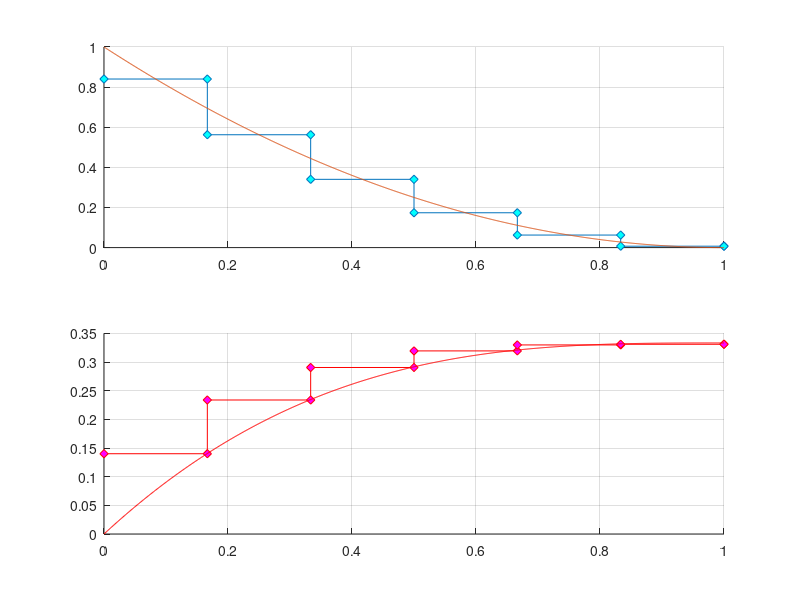

This chart was generated by the following MATLAB code:
%% Numerische Integration
% Diskretisierung des Integrations-Operators:
% 
% $$ \left(Ax\right)(s) = \int_0^s x(t) dt $$
%%

%%
% erstmal aufräumen...
clear all;
clc;

%% Einteilung des Intervalls & Stützstellen Berechnung
n=6;
    %%
    % Einteilung des Intervalls $[0, 1]$ in n+1 äquidistante Teile
    % $t_d = \left(t_0, ..., t_n\right)$
t_d=0:1/n:1;
    %%
    % Bestimmung der Mittelwerte für spätere Funktionsauswertung
    % $$t_n = \left( \frac{t_0+t_1}{2}, ..., \frac{t_{n-1}+t_n}{2} \right)$$
t_n=(t_d(1:n) + t_d(2:n+1))/2;

%% Diskretisierung
x_n=(t_n-1).^2; % Auswertung von x(t) an Stuetzstellen t_n
A=tril(1/n*ones(n,n)); % Diskretisierter Operator
y_n=A*x_n'; % Berechnung vom diskreten y

%% Kontinuierliche Funktionen:
% Zum plotten der stetigen Funktion nehmen wir ein feine Auteilung der
% Achse mit 0.001 und berechnen die Daten für die plot-Funktion.
t=0:0.001:1; % wähle möglichst feine Auflösung

    %%
    % $x(t)=(t-1)^2$
x=(t-1).^2;

    %% 
    % Stammfunktion $y(t)=\frac{(t-1)^3 + 1}{3}$
y=((t-1).^3 + 1)/3;

%% Plot
% Als Vergleich plotten wir immer die approximierte zusammen mit der
% kontinuierlichen Funktion.

    %%
    % _x_ und _x_n_
figure
subplot(2,1,1);
hold on;
stairs(t_d,[x_n x_n(n)],'Marker','d','MarkerFaceColor','c');
plot(t,x); % continues x(t)
grid on;

    %%
    % _y_ und _y_n_
subplot(2,1,2);
hold on;
stairs(t_d,[y_n' y_n(n)],'r','Marker','d','MarkerFaceColor','m');
plot(t,y,'r');
grid on;
